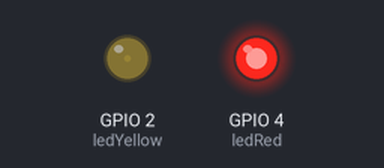
The sketch below on a simulated ESP32. On the bench: output pins drawn as LEDs (lit = HIGH). What the sketch prints to the serial monitor is not drawn.

Above: at 0.05 s.
At 0.95 s:
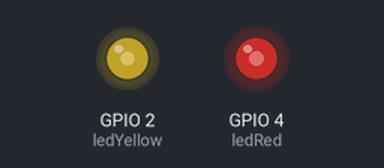
At 1.85 s:
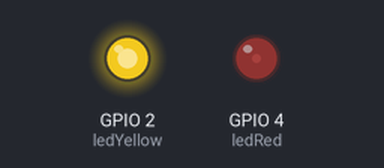
At 3.65 s:
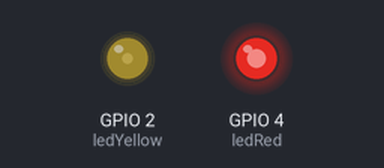
Timing chart, 0 to 5.3 s (numbered marks = the images above):
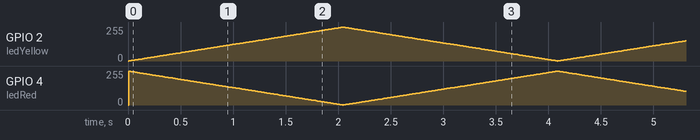

The sketch:

_ex5main.ino
```cpp
// 作业6：警车双闪灯
// 引脚：黄灯=2，红灯=4

const int ledYellow = 2;
const int ledRed    = 4;

const int freq = 5000;
const int resolution = 8;
const int interval = 8;

int duty = 0;
int fadeStep = 1;
unsigned long previousMillis = 0;

void setup() {
  Serial.begin(115200);
  ledcAttach(ledYellow, freq, resolution);
  ledcAttach(ledRed, freq, resolution);
  Serial.println("=== 警车双闪已启动 ===");
}

void loop() {
  unsigned long currentMillis = millis();

  if (currentMillis - previousMillis >= interval) {
    previousMillis = currentMillis;

    duty += fadeStep;

    if (duty >= 255) {
      duty = 255;
      fadeStep = -1;
      Serial.println("黄灯亮，红灯暗");
    }

    if (duty <= 0) {
      duty = 0;
      fadeStep = 1;
      Serial.println("黄灯暗，红灯亮");
    }

    ledcWrite(ledYellow, duty);
    ledcWrite(ledRed, 255 - duty);
  }
}
```
